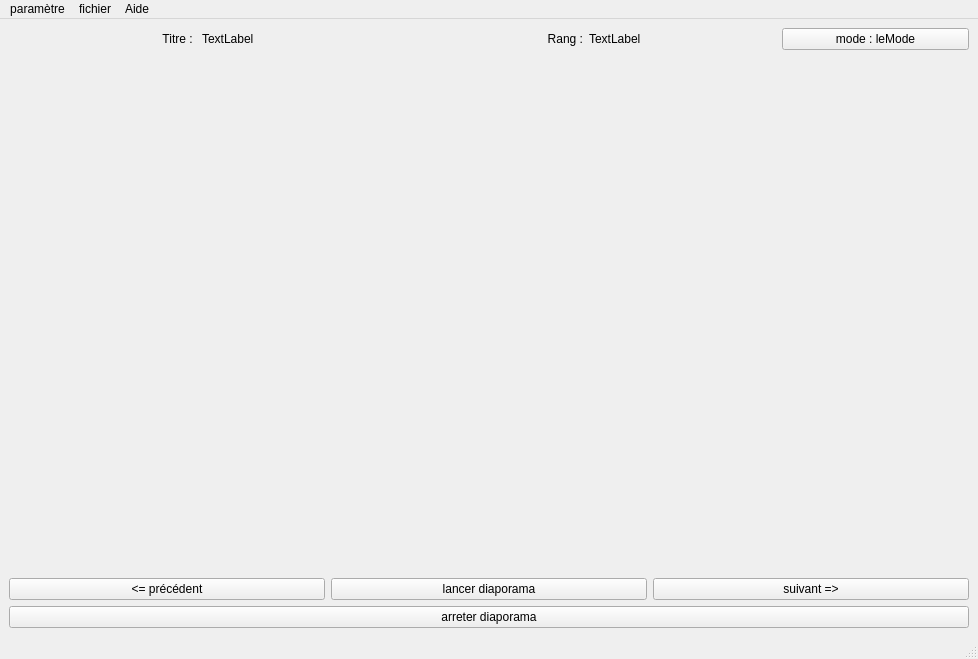
<?xml version="1.0" encoding="UTF-8"?>
<ui version="4.0">
 <class>lecteurVue</class>
 <widget class="QMainWindow" name="lecteurVue">
  <property name="geometry">
   <rect>
    <x>0</x>
    <y>0</y>
    <width>978</width>
    <height>659</height>
   </rect>
  </property>
  <property name="windowTitle">
   <string>lecteurVue</string>
  </property>
  <widget class="QWidget" name="centralwidget">
   <layout class="QVBoxLayout" name="verticalLayout_2">
    <item>
     <layout class="QHBoxLayout" name="horizontalLayout_2">
      <item>
       <widget class="QLabel" name="label_4">
        <property name="text">
         <string>Titre : </string>
        </property>
        <property name="alignment">
         <set>Qt::AlignRight|Qt::AlignTrailing|Qt::AlignVCenter</set>
        </property>
       </widget>
      </item>
      <item>
       <widget class="QLabel" name="lTitre">
        <property name="text">
         <string>TextLabel</string>
        </property>
       </widget>
      </item>
      <item>
       <widget class="QLabel" name="label_6">
        <property name="text">
         <string>Rang :</string>
        </property>
        <property name="alignment">
         <set>Qt::AlignRight|Qt::AlignTrailing|Qt::AlignVCenter</set>
        </property>
       </widget>
      </item>
      <item>
       <widget class="QLabel" name="lRang">
        <property name="text">
         <string>TextLabel</string>
        </property>
       </widget>
      </item>
      <item>
       <widget class="QPushButton" name="bMode">
        <property name="text">
         <string>mode : leMode</string>
        </property>
       </widget>
      </item>
     </layout>
    </item>
    <item>
     <layout class="QGridLayout" name="gridLayout">
      <item row="0" column="1">
       <spacer name="horizontalSpacer">
        <property name="orientation">
         <enum>Qt::Horizontal</enum>
        </property>
        <property name="sizeHint" stdset="0">
         <size>
          <width>40</width>
          <height>20</height>
         </size>
        </property>
       </spacer>
      </item>
      <item row="1" column="0">
       <spacer name="horizontalSpacer_2">
        <property name="orientation">
         <enum>Qt::Horizontal</enum>
        </property>
        <property name="sizeHint" stdset="0">
         <size>
          <width>40</width>
          <height>20</height>
         </size>
        </property>
       </spacer>
      </item>
      <item row="1" column="3">
       <spacer name="verticalSpacer">
        <property name="orientation">
         <enum>Qt::Vertical</enum>
        </property>
        <property name="sizeHint" stdset="0">
         <size>
          <width>3</width>
          <height>40</height>
         </size>
        </property>
       </spacer>
      </item>
      <item row="1" column="1">
       <widget class="QLabel" name="lImage">
        <property name="sizePolicy">
         <sizepolicy hsizetype="Preferred" vsizetype="Preferred">
          <horstretch>0</horstretch>
          <verstretch>0</verstretch>
         </sizepolicy>
        </property>
        <property name="maximumSize">
         <size>
          <width>128</width>
          <height>128</height>
         </size>
        </property>
        <property name="text">
         <string/>
        </property>
        <property name="pixmap">
         <pixmap>../cartesDisney/cartesDisney/Disney_0.gif</pixmap>
        </property>
        <property name="scaledContents">
         <bool>false</bool>
        </property>
        <property name="alignment">
         <set>Qt::AlignCenter</set>
        </property>
       </widget>
      </item>
      <item row="1" column="2">
       <spacer name="horizontalSpacer_3">
        <property name="orientation">
         <enum>Qt::Horizontal</enum>
        </property>
        <property name="sizeHint" stdset="0">
         <size>
          <width>40</width>
          <height>20</height>
         </size>
        </property>
       </spacer>
      </item>
     </layout>
    </item>
    <item>
     <layout class="QVBoxLayout" name="verticalLayout">
      <item>
       <layout class="QHBoxLayout" name="horizontalLayout_3">
        <item>
         <widget class="QPushButton" name="bPrecedent">
          <property name="text">
           <string>&lt;= précédent</string>
          </property>
         </widget>
        </item>
        <item>
         <widget class="QPushButton" name="bLancerDiaporama">
          <property name="text">
           <string>lancer diaporama</string>
          </property>
         </widget>
        </item>
        <item>
         <widget class="QPushButton" name="bSuivant">
          <property name="text">
           <string>suivant =&gt;</string>
          </property>
         </widget>
        </item>
       </layout>
      </item>
      <item>
       <widget class="QPushButton" name="bArreterDiaporama">
        <property name="text">
         <string>arreter diaporama</string>
        </property>
       </widget>
      </item>
     </layout>
    </item>
   </layout>
  </widget>
  <widget class="QMenuBar" name="menubar">
   <property name="geometry">
    <rect>
     <x>0</x>
     <y>0</y>
     <width>978</width>
     <height>22</height>
    </rect>
   </property>
   <widget class="QMenu" name="menuparam_tre">
    <property name="title">
     <string>paramètre</string>
    </property>
    <addaction name="actionvitesse_de_d_filement"/>
    <addaction name="actionenlever_diaporama_2"/>
    <addaction name="actioncharger_diaporama_2"/>
   </widget>
   <widget class="QMenu" name="menufichier">
    <property name="title">
     <string>fichier</string>
    </property>
    <addaction name="actionQuitter_2"/>
   </widget>
   <widget class="QMenu" name="menuAide">
    <property name="title">
     <string>Aide</string>
    </property>
    <addaction name="actionA_propos_de"/>
   </widget>
   <addaction name="menuparam_tre"/>
   <addaction name="menufichier"/>
   <addaction name="menuAide"/>
  </widget>
  <widget class="QStatusBar" name="statusbar"/>
  <action name="actionvitesse_de_d_filement">
   <property name="text">
    <string>vitesse de défilement</string>
   </property>
  </action>
  <action name="actioncharger_diaporama">
   <property name="text">
    <string>charger diaporama</string>
   </property>
  </action>
  <action name="actionenlever_diaporama">
   <property name="text">
    <string>enlever diaporama</string>
   </property>
  </action>
  <action name="actionaide">
   <property name="text">
    <string>aide</string>
   </property>
  </action>
  <action name="actionQuitter">
   <property name="text">
    <string>Quitter</string>
   </property>
  </action>
  <action name="actionenlever_diaporama_2">
   <property name="text">
    <string>enlever diaporama</string>
   </property>
  </action>
  <action name="actionQuitter_2">
   <property name="text">
    <string>Quitter</string>
   </property>
  </action>
  <action name="actioncharger_diaporama_2">
   <property name="text">
    <string>charger diaporama</string>
   </property>
  </action>
  <action name="actionA_propos_de">
   <property name="text">
    <string>A propos de......</string>
   </property>
  </action>
 </widget>
 <resources/>
 <connections/>
</ui>
